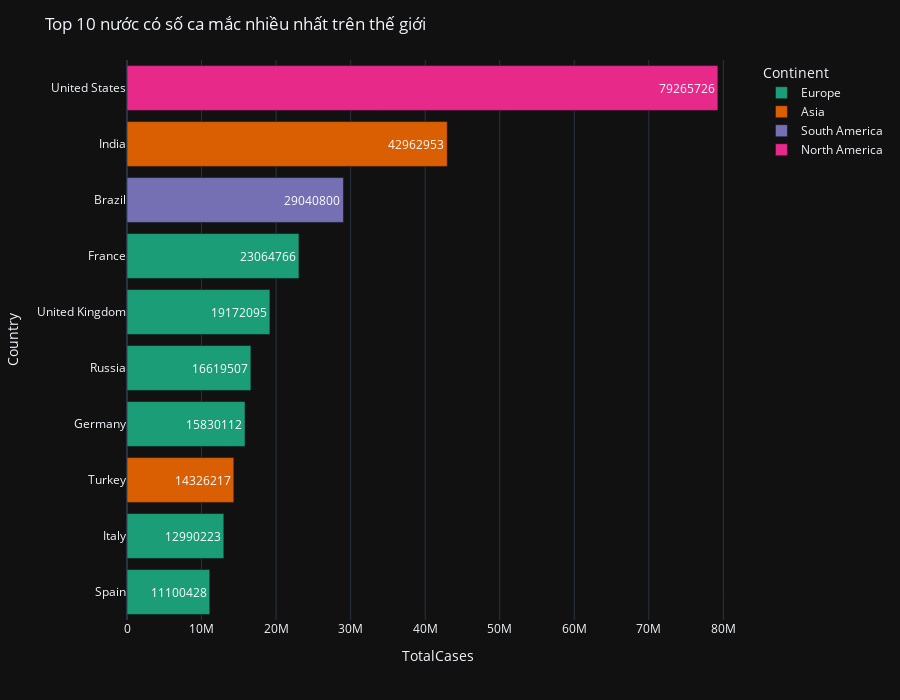

The notebook cell saved with this chart:
### Code cell
plot_hbar(covid_country, 'TotalCases', 10, 'Top 10 nước có số ca mắc nhiều nhất trên thế giới')

### Figure 1 — Plotly figure (JSON) as saved in the notebook; plotly's stock layout.template omitted (floating-point values rounded to 4 significant figures)
{"data": [{"alignmentgroup": "True", "hovertemplate": "Continent=Europe<br>TotalCases=%{text}<br>Location=%{y}<extra></extra>", "legendgroup": "Europe", "marker": {"color": "rgb(27,158,119)", "pattern": {"shape": ""}}, "name": "Europe", "offsetgroup": "Europe", "orientation": "h", "showlegend": true, "text": [11100428, 12990223, 15830112, 16619507, 19172095, 23064766], "textposition": "auto", "type": "bar", "x": [11100428, 12990223, 15830112, 16619507, 19172095, 23064766], "xaxis": "x", "y": ["Spain", "Italy", "Germany", "Russia", "United Kingdom", "France"], "yaxis": "y"}, {"alignmentgroup": "True", "hovertemplate": "Continent=Asia<br>TotalCases=%{text}<br>Location=%{y}<extra></extra>", "legendgroup": "Asia", "marker": {"color": "rgb(217,95,2)", "pattern": {"shape": ""}}, "name": "Asia", "offsetgroup": "Asia", "orientation": "h", "showlegend": true, "text": [14326217, 42962953], "textposition": "auto", "type": "bar", "x": [14326217, 42962953], "xaxis": "x", "y": ["Turkey", "India"], "yaxis": "y"}, {"alignmentgroup": "True", "hovertemplate": "Continent=South America<br>TotalCases=%{text}<br>Location=%{y}<extra></extra>", "legendgroup": "South America", "marker": {"color": "rgb(117,112,179)", "pattern": {"shape": ""}}, "name": "South America", "offsetgroup": "South America", "orientation": "h", "showlegend": true, "text": [29040800], "textposition": "auto", "type": "bar", "x": [29040800], "xaxis": "x", "y": ["Brazil"], "yaxis": "y"}, {"alignmentgroup": "True", "hovertemplate": "Continent=North America<br>TotalCases=%{text}<br>Location=%{y}<extra></extra>", "legendgroup": "North America", "marker": {"color": "rgb(231,41,138)", "pattern": {"shape": ""}}, "name": "North America", "offsetgroup": "North America", "orientation": "h", "showlegend": true, "text": [79265726], "textposition": "auto", "type": "bar", "x": [79265726], "xaxis": "x", "y": ["United States"], "yaxis": "y"}], "layout": {"barmode": "relative", "height": 700, "legend": {"title": {"text": "Continent"}, "tracegroupgap": 0}, "margin": {"t": 60}, "title": {"text": "Top 10 nước có số ca mắc nhiều nhất trên thế giới"}, "uniformtext": {"minsize": 8, "mode": "hide"}, "xaxis": {"anchor": "y", "domain": [0, 1], "title": {"text": "TotalCases"}}, "yaxis": {"anchor": "x", "categoryorder": "total ascending", "domain": [0, 1], "title": {"text": "Country"}}}}
